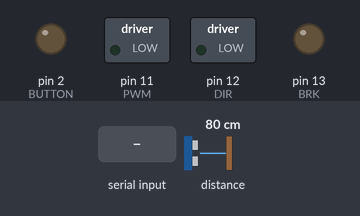
The sketch below on a simulated Arduino Uno, built with avr-gcc and run on an emulated ATmega328P. Parts: switched loads named in the sketch (green lamp = pin HIGH), output pins drawn as LEDs (lit = HIGH). The test bench sets the inputs (shaded band); at power-on: distance to the obstacle 80 cm. What the sketch prints to the serial monitor is not drawn.

Above: at 1.2 s.
1.3 s: "r" received over the second serial link
At 2.0 s:
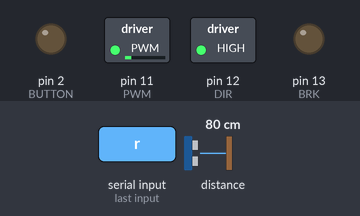
2.8 s: "e" received over the second serial link
At 3.2 s:
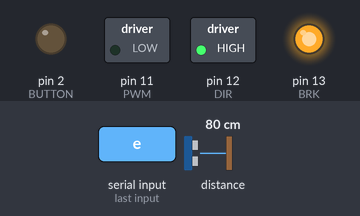
4.3 s: "b" received over the second serial link
At 5.5 s:
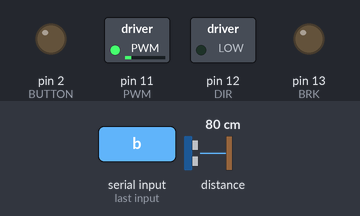
5.8 s: distance to the obstacle set to 17 cm
7.3 s: distance to the obstacle set to 14 cm
At 7.7 s:
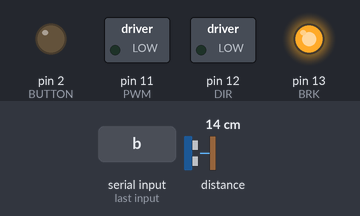
8.8 s: "f" received over the second serial link
At 10.1 s:
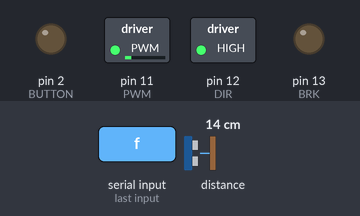
Timing chart, 0 to 40.3 s (numbered marks = the images above; inputs shaded):
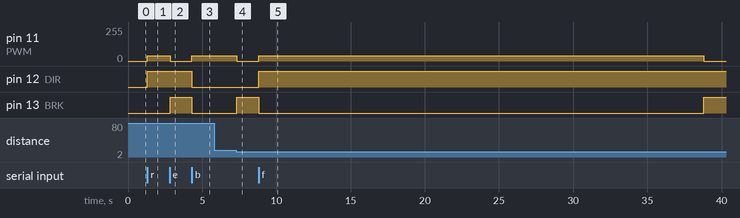

Measured:
- the behaviour switches between 16 and 15 cm on distance to the obstacle (found by bisection; images 3 and 4)
- after the input at 1.3 s, pin 11 (PWM): 0/255 → 40/255 at once; pin 12 (DIR): LOW → HIGH at once
- after the input at 2.8 s, pin 11 (PWM): 40/255 → 0/255 at once; pin 13 (BRK): LOW → HIGH at once
- after the input at 4.3 s, pin 11 (PWM): 0/255 → 40/255 at once; pin 12 (DIR), pin 13 (BRK): HIGH → LOW at once
- after the input at 5.8 s, every drawn part: stays the same
- after the input at 7.3 s, pin 11 (PWM): 40/255 → 0/255 at once; pin 13 (BRK): LOW → HIGH at once
- after the input at 8.8 s, pin 11 (PWM): 0/255 → 40/255 at once, → 0/255 30.0 s later; pin 12 (DIR): LOW → HIGH at once; pin 13 (BRK): HIGH → LOW at once, → HIGH 30.0 s later

The sketch:

machine.ino
```cpp
#include <SoftwareSerial.h>
#include <Adafruit_VL53L0X.h>

#define PWM 11
#define DIR 12
#define BRK 13
#define RXD 8
#define TXD 7
#define BUTTON 2
#define Buzzer 4
SoftwareSerial bluetooth(RXD, TXD);
Adafruit_VL53L0X lox = Adafruit_VL53L0X();
int preTime = 0;
int runCount = 1;

int distanceSensor(){
    VL53L0X_RangingMeasurementData_t measure;

//    Serial.print("Reading a measurement... ");
    lox.rangingTest(&measure, false); // pass in 'true' to get debug data printout!

    if (measure.RangeStatus != 4) {  // phase failures have incorrect data
//      Serial.print("Distance (mm): ");
//      Serial.println(measure.RangeMilliMeter);
      return measure.RangeMilliMeter;
    } else {
      Serial.println(" out of range ");
      return 0;
    }
    return -1;
}

bool fwrunGrinder(unsigned long cur, int time){
//    distanceSensor();
    bool check = true;
    while(check){
      int distanceS = distanceSensor();
      Serial.println(distanceS);
      char emo = bluetooth.read();
      if (emo == 'e'){
        Serial.println("강제 중지!");
        return false;
        }
      if (millis()-cur >= (time*1000)){
        Serial.println(millis()-cur);
        return check;
        }
    }
}

bool bwrunGrinder(unsigned long cur, int time){
//    distanceSensor();
    bool check = true;
    while(check){
      int distanceS = distanceSensor();
      Serial.println(distanceS);
      char emo = bluetooth.read();
      if (emo == 'e'){
        Serial.println("강제 중지!");
        return false;
        }
      if (distanceS < 155){
        Serial.println("시작 지점에 도착");
        return true;
        }
//      if (millis()-cur >= (time*1000)){
//        Serial.println(millis()-cur);
//        return check;
//        }
    }
}

void stopMotor(int duty){
    Serial.println("동작 정지");
    analogWrite(PWM,0);     // duty cycle 0
    digitalWrite(BRK,HIGH); //브레이크 온
}

bool fwMotor(int duty, unsigned long cur, int time){
    Serial.println("정회전");
    digitalWrite(BRK,LOW);  // 브레이크 오프
    analogWrite(PWM,duty);    // duty 0~255
    digitalWrite(DIR,HIGH); // 정회전
    return fwrunGrinder(cur, time);
}

bool bwMotor(int duty, unsigned long cur, int time){
    Serial.println("역회전");
    digitalWrite(BRK,LOW);  // 브레이크 오프
    analogWrite(PWM,duty);    // duty 0~255
    digitalWrite(DIR,LOW);  // 역회전
    return bwrunGrinder(cur, time);
}

void setup() {
    Serial.begin(9600);
    bluetooth.begin(9600);
    pinMode(BUTTON, OUTPUT);
    pinMode(PWM, OUTPUT);
    pinMode(DIR, OUTPUT);
    pinMode(BRK, OUTPUT);
    analogWrite(PWM,0); // duty cycle 0%
    digitalWrite(DIR,LOW); // 정회전
    digitalWrite(BRK,LOW);  // 브레이크 없음
    attachInterrupt(digitalPinToInterrupt(2),BUTTONST,CHANGE);

    // wait until serial port opens for native USB devices
    while (! Serial) {
      delay(1);
    }

    Serial.println("Adafruit VL53L0X check");
    if (!lox.begin()) {
      Serial.println(F("Failed to boot VL53L0X"));
      while(1);
    }
    // power
    Serial.println(F("VL53L0X API Simple Ranging example\n\n"));
}

void loop() {
    if (bluetooth.available()){
        char cmd = bluetooth.read();
        if (int(cmd) >= 0 && int(cmd) <= 9){
            runCount = int(cmd);
          }

        if (cmd == 'r'){// 정회전, 정지
            Serial.println("연마 시작");
            Serial.print("반복횟수: ");
            Serial.println(runCount);
            bool flag = true;
            for (int i = 0; i < runCount; i++){

              if (flag){
                unsigned long fwcur = millis();
                flag = fwMotor(40, fwcur, 31);
              }
              if (flag){
                unsigned long bwcur = millis();
                flag = bwMotor(40, bwcur, 31);
              }
            }
            stopMotor(0);
        }
        if (cmd == 'f'){
            bool flag = true;
            unsigned long fwcur = millis();
            flag = fwMotor(40, fwcur, 30);
            stopMotor(0);
        }
        if (cmd == 'b'){
            bool flag = true;
            unsigned long bwcur = millis();
            flag = bwMotor(40, bwcur, 30);
            stopMotor(0);
        }
        if (cmd == 'i'){
            bool flag = true;
            unsigned long bwcur = millis();
            flag = bwMotor(40, bwcur, 30);
            stopMotor(0);
        }
    }
}
void BUTTONST(){
    if(digitalRead(BUTTON)==HIGH){
        analogWrite(PWM,0);
        digitalWrite(BRK,HIGH);
        digitalWrite(BRK,HIGH);
        tone(Buzzer,2000);
        Serial.println("EM");
    }
}
```
